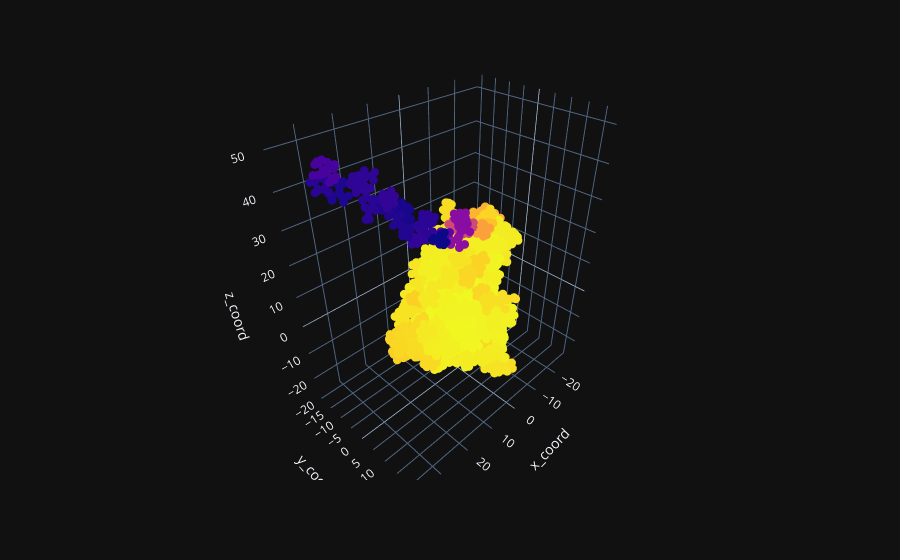

Notebook code for this chart:
### Code cell
fig = px.scatter_3d(atom_df, x = "x_coord",
                    y = "y_coord",
                    z = "z_coord",
                    color = "b_factor")
fig.update_traces(marker = dict(size = 3))
fig.update_coloraxes(showscale = False)
fig.update_layout(template = "plotly_dark")
fig.show()

### Figure 1 — Plotly figure (JSON) as saved in the notebook; plotly's stock layout.template omitted (floating-point values rounded to 4 significant figures; data arrays with more than 128 entries replaced by an {"elided": "..."} marker saying what was removed)
{"data": [{"hovertemplate": "x_coord=%{x}<br>y_coord=%{y}<br>z_coord=%{z}<br>b_factor=%{marker.color}<extra></extra>", "legendgroup": "", "marker": {"color": {"elided": "3317 float values"}, "coloraxis": "coloraxis", "size": 3, "symbol": "circle"}, "mode": "markers", "name": "", "scene": "scene", "showlegend": false, "type": "scatter3d", "x": {"elided": "3317 float values"}, "y": {"elided": "3317 float values"}, "z": {"elided": "3317 float values"}}], "layout": {"coloraxis": {"colorbar": {"title": {"text": "b_factor"}}, "colorscale": [[0, "#0d0887"], [0.1111, "#46039f"], [0.2222, "#7201a8"], [0.3333, "#9c179e"], [0.4444, "#bd3786"], [0.5556, "#d8576b"], [0.6667, "#ed7953"], [0.7778, "#fb9f3a"], [0.8889, "#fdca26"], [1, "#f0f921"]], "showscale": false}, "legend": {"tracegroupgap": 0}, "margin": {"t": 60}, "scene": {"domain": {"x": [0, 1], "y": [0, 1]}, "xaxis": {"title": {"text": "x_coord"}}, "yaxis": {"title": {"text": "y_coord"}}, "zaxis": {"title": {"text": "z_coord"}}}}}
